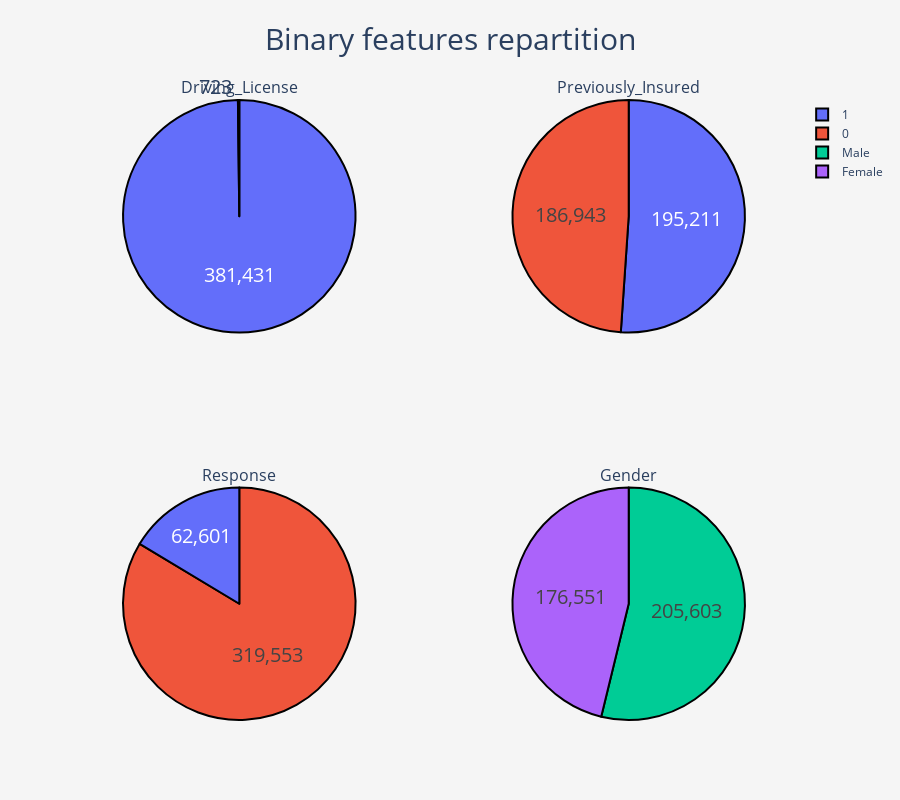

The code cell stored with this chart in its notebook:
### Markdown cell above
## **2. Exploration**

### Code cell
import viz

# Binary Variables
binary_vars = train.select_dtypes(include=bool).columns\
    .append(train.loc[:, train.max() == 1].columns)\
    .append(train[['Gender']].columns)
  
   
viz.plot_binary_pies(train, binary_vars)
    
print(binary_vars)
fig, ax = plt.subplots(1, 2, figsize=(12, 6))
train['Gender'].value_counts().plot(kind='pie')

### Figure 1 — Plotly figure (JSON) as saved in the notebook; plotly's stock layout.template omitted (floating-point values rounded to 4 significant figures)
{"data": [{"domain": {"x": [0, 0.45], "y": [0.625, 1]}, "hoverinfo": "label+percent", "labels": [1, 0], "marker": {"line": {"color": "#000000", "width": 2}}, "name": "Driving_License", "textfont": {"size": 20}, "textinfo": "value", "type": "pie", "values": [381431, 723]}, {"domain": {"x": [0.55, 1], "y": [0.625, 1]}, "hoverinfo": "label+percent", "labels": [1, 0], "marker": {"line": {"color": "#000000", "width": 2}}, "name": "Previously_Insured", "textfont": {"size": 20}, "textinfo": "value", "type": "pie", "values": [195211, 186943]}, {"domain": {"x": [0, 0.45], "y": [0, 0.375]}, "hoverinfo": "label+percent", "labels": [0, 1], "marker": {"line": {"color": "#000000", "width": 2}}, "name": "Response", "textfont": {"size": 20}, "textinfo": "value", "type": "pie", "values": [319553, 62601]}, {"domain": {"x": [0.55, 1], "y": [0, 0.375]}, "hoverinfo": "label+percent", "labels": ["Male", "Female"], "marker": {"line": {"color": "#000000", "width": 2}}, "name": "Gender", "textfont": {"size": 20}, "textinfo": "value", "type": "pie", "values": [205603, 176551]}], "layout": {"annotations": [{"font": {"size": 16}, "showarrow": false, "text": "Driving_License", "x": 0.225, "xanchor": "center", "xref": "paper", "y": 1, "yanchor": "bottom", "yref": "paper"}, {"font": {"size": 16}, "showarrow": false, "text": "Previously_Insured", "x": 0.775, "xanchor": "center", "xref": "paper", "y": 1, "yanchor": "bottom", "yref": "paper"}, {"font": {"size": 16}, "showarrow": false, "text": "Response", "x": 0.225, "xanchor": "center", "xref": "paper", "y": 0.375, "yanchor": "bottom", "yref": "paper"}, {"font": {"size": 16}, "showarrow": false, "text": "Gender", "x": 0.775, "xanchor": "center", "xref": "paper", "y": 0.375, "yanchor": "bottom", "yref": "paper"}], "height": 800, "paper_bgcolor": "WhiteSmoke", "plot_bgcolor": "rgba(240,240,245,1)", "showlegend": true, "title": {"font": {"size": 30}, "text": "Binary features repartition", "x": 0.5}}}
